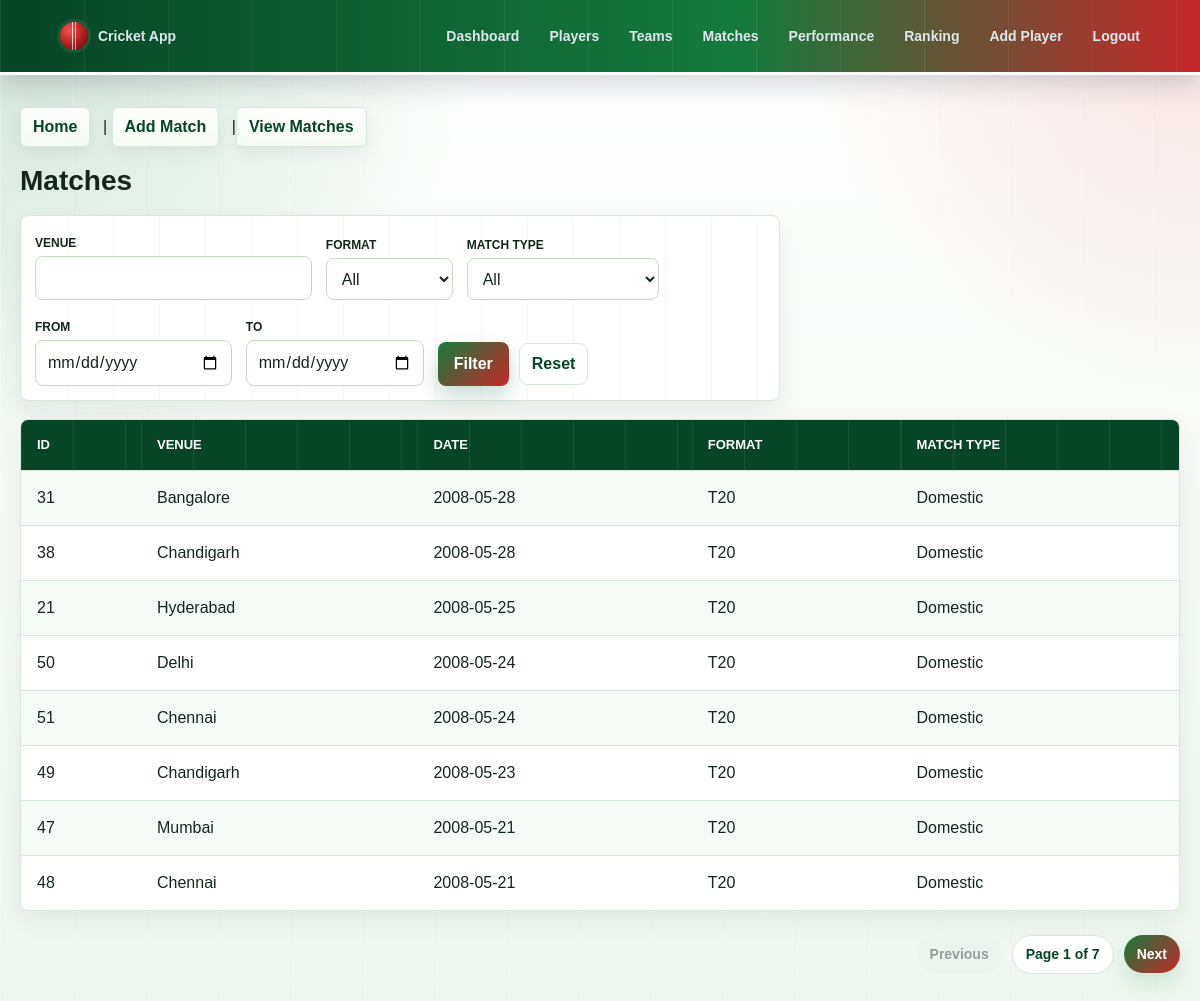
/myapp/matches/view.php (signed in), run on the app's committed database.
### tables this page shows
CREATE TABLE `Match_Details` (
  `match_id` int(11) NOT NULL,
  `match_date` date DEFAULT NULL,
  `venue` varchar(100) DEFAULT NULL,
  `format` varchar(20) DEFAULT NULL,
  `Match_Type` varchar(20) DEFAULT NULL
);

### myapp/matches/view.php (the view, shortened to what this page needs)
<?php include('../header.php'); ?>
<?php
include('../config/db.php');
include('../pagination.php');
$venueSearch = isset($_GET['venue']) ? trim($_GET['venue']) : "";
$dateFrom = isset($_GET['date_from']) ? trim($_GET['date_from']) : "";
$dateTo = isset($_GET['date_to']) ? trim($_GET['date_to']) : "";
$whereSQL = "";
$perPage = 8;
$page = isset($_GET['page']) ? max(1, (int)$_GET['page']) : 1;
$offset = ($page - 1) * $perPage;
$result = $conn->query("SELECT * FROM Match_Details $whereSQL ORDER BY match_date DESC LIMIT $perPage OFFSET $offset");
?>
<a href="../index.php">Home</a> |
<?php if ($isAdmin) { ?><a href="add.php">Add Match</a> |<?php } ?>
<a href="view.php">View Matches</a>
<h2>Matches</h2>
<form class="filter-bar" method="GET">
    <div class="filter-field search-field">
        <label for="venue">Venue</label>
        <input id="venue" type="search" name="venue" value="<?php echo htmlspecialchars($venueSearch); ?>">
    </div>
    <div class="filter-field">
        <label for="format_filter">Format</label>
        <select id="format_filter" name="format">
            <option value="">All</option>
        </select>
    </div>
    <div class="filter-field">
        <label for="type_filter">Match Type</label>
        <select id="type_filter" name="type">
            <option value="">All</option>
        </select>
    </div>
    <div class="filter-field">
        <label for="date_from">From</label>
        <input id="date_from" type="date" name="date_from" value="<?php echo htmlspecialchars($dateFrom); ?>">
    </div>
    <div class="filter-field">
        <label for="date_to">To</label>
        <input id="date_to" type="date" name="date_to" value="<?php echo htmlspecialchars($dateTo); ?>">
    </div>
    <div class="filter-actions">
        <input type="submit" value="Filter">
        <a href="view.php">Reset</a>
    </div>
</form>
<table border="1" cellpadding="10">
<tr>
    <th>ID</th>
    <th>Venue</th>
    <th>Date</th>
    <th>Format</th>
    <th>Match Type</th>
</tr>
<?php
while ($row = $result->fetch_assoc()) {
    echo "<tr>";
    echo "<td>".$row["match_id"]."</td>";
    echo "<td>".$row["venue"]."</td>";
    echo "<td>".$row["match_date"]."</td>";
    echo "<td>".$row["format"]."</td>";
    echo "<td>".$row['Match_Type']."</td>";
    echo "</tr>";
}
?>
</table>
<?php include('../footer.php'); ?>

### myapp/style.css (style rules this page uses)
:root { --bg: #eef7ef; --panel: #ffffff; --panel-soft: #f6fbf7; --ink: #14251a; --muted: #607466; --line: #d7e7da; --brand: #167a3f; --brand-dark: #064526; --brand-soft: #e5f7e9; --pitch: #2f9b55; --pitch-dark: #0d5d32; --ball: #c62828; --ball-dark: #8b1515; --cream: #ffffff; --accent: #c62828; --danger: #b71c1c; --shadow: 0 18px 45px rgba(15, 23, 42, 0.1); --shadow-soft: 0 10px 28px rgba(15, 23, 42, 0.07); }
* { box-sizing: border-box; }
html { min-height: 100%; }
body { margin: 0; min-height: 100vh; color: var(--ink); font-family: Arial, Helvetica, sans-serif; line-height: 1.5; background: linear-gradient(90deg, rgba(255, 255, 255, 0.24) 1px, transparent 1px), radial-gradient(circle at top left, rgba(22, 122, 63, 0.2), transparent 30rem), radial-gradient(circle at top right, rgba(198, 40, 40, 0.13), transparent 25rem), linear-gradient(180deg, #ffffff 0%, var(--bg) 100%); background-size: 72px 72px, auto, auto, auto; }
h1, h2 { margin: 0 0 18px; color: var(--ink); line-height: 1.15; }
h2 { font-size: clamp(20px, 2.4vw, 28px); }
a { color: var(--brand); font-weight: 700; text-decoration: none; }
.page-shell > hr + a, .page-shell > hr + a + a, .page-shell > hr + a + a + a, .page-shell > hr + a + a + a + a { display: inline-flex; align-items: center; min-height: 36px; margin: 0 8px 18px 0; padding: 7px 12px; border: 1px solid var(--line); border-radius: 6px; color: var(--brand-dark); background: linear-gradient(180deg, rgba(255, 255, 255, 0.92), rgba(247, 251, 244, 0.92)); box-shadow: 0 6px 16px rgba(15, 23, 42, 0.06); }
form { width: min(100%, 460px); margin: 0 0 24px; padding: 22px; border: 1px solid var(--line); border-radius: 8px; background: rgba(255, 255, 255, 0.92); box-shadow: var(--shadow); }
form[method="GET"] { width: min(100%, 760px); display: flex; align-items: end; gap: 14px; flex-wrap: wrap; box-shadow: 0 10px 25px rgba(15, 23, 42, 0.07); }
.filter-bar { width: 100%; display: grid; grid-template-columns: minmax(220px, 1.4fr) repeat(3, minmax(140px, 1fr)) auto; gap: 12px; align-items: end; margin: 0 0 18px; padding: 14px; border: 1px solid var(--line); border-radius: 8px; background: linear-gradient(90deg, rgba(22, 122, 63, 0.06) 1px, transparent 1px), #ffffff; background-size: 46px 100%, auto; box-shadow: none; }
.filter-field label { margin-bottom: 4px; font-size: 12px; text-transform: uppercase; }
.filter-field input, .filter-field select { margin: 0; }
.filter-actions { display: flex; align-items: center; gap: 10px; }
.filter-actions input[type="submit"] { min-height: 42px; margin: 0; }
.filter-actions a { display: inline-flex; align-items: center; min-height: 42px; padding: 8px 12px; border: 1px solid var(--line); border-radius: 8px; color: var(--brand-dark); background: #ffffff; }
label { display: inline-block; margin-bottom: 6px; color: var(--ink); font-weight: 700; }
input, select { width: 100%; min-height: 42px; margin: 6px 0 16px; padding: 9px 11px; border: 1px solid #c6d8c2; border-radius: 8px; color: var(--ink); background: #ffffff; font: inherit; }
button, input[type="submit"] { width: auto; min-height: 42px; margin: 4px 0 0; padding: 10px 16px; border: 0; border-radius: 8px; color: #ffffff; background: linear-gradient(135deg, var(--brand), var(--ball)); cursor: pointer; font-weight: 800; box-shadow: 0 10px 20px rgba(17, 97, 73, 0.22); }
table { width: 100%; margin: 8px 0 24px; border-collapse: separate; border-spacing: 0; overflow: hidden; border: 1px solid var(--line); border-radius: 8px; background: var(--panel); box-shadow: var(--shadow-soft); }
th, td { padding: 15px 16px; border: 0; border-bottom: 1px solid var(--line); text-align: left; vertical-align: middle; }
th { color: #ffffff; background: linear-gradient(90deg, rgba(255, 247, 220, 0.08) 1px, transparent 1px), #064526; background-size: 52px 100%, auto; font-size: 13px; letter-spacing: 0; text-transform: uppercase; }
tr:nth-child(even) td { background: var(--panel-soft); }
tr:last-child td { border-bottom: 0; }

### data on the page
match_details: match_id "31", venue "Bangalore", match_date "2008-05-28", format "T20", Match_Type "Domestic"
match_details: match_id "38", venue "Chandigarh", match_date "2008-05-28", format "T20", Match_Type "Domestic"
match_details: match_id "21", venue "Hyderabad", match_date "2008-05-25", format "T20", Match_Type "Domestic"
match_details: match_id "50", venue "Delhi", match_date "2008-05-24", format "T20", Match_Type "Domestic"
match_details: match_id "51", venue "Chennai", match_date "2008-05-24", format "T20", Match_Type "Domestic"
match_details: match_id "49", venue "Chandigarh", match_date "2008-05-23", format "T20", Match_Type "Domestic"
match_details: match_id "47", venue "Mumbai", match_date "2008-05-21", format "T20", Match_Type "Domestic"
match_details: match_id "48", venue "Chennai", match_date "2008-05-21", format "T20", Match_Type "Domestic"

### other printed values
$currentPage "1"
$totalPages "7"
